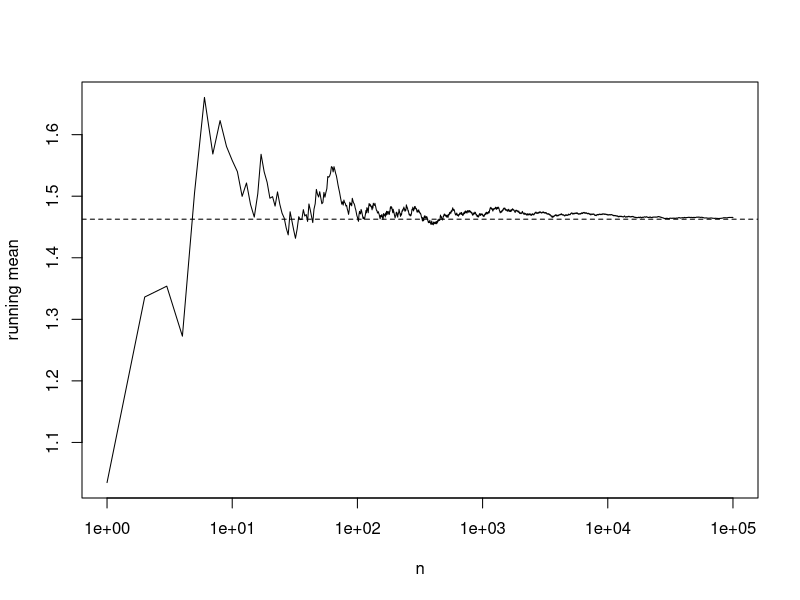
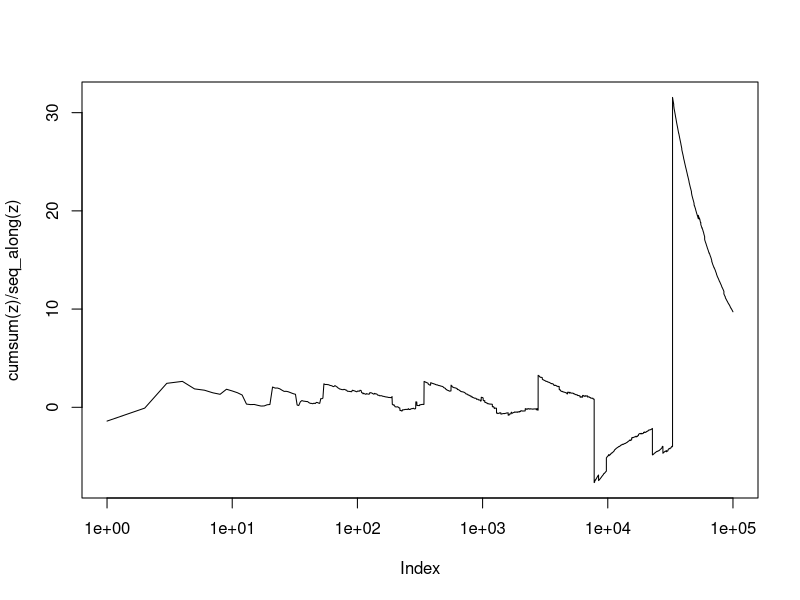

The R script that drew these images, in order:
## Monte Carlo Simulation lecture - R code for all examples (Computational Statistics)
## Givens & Hoeting, Computational Statistics 2nd ed., Chapter 6

## ================= mc_pi.R =================
## pi = 4 * P(U1^2 + U2^2 <= 1),  (U1, U2) ~ Unif(0,1)^2
set.seed(1)
n <- 10000
x <- runif(n); y <- runif(n)
inside <- (x^2 + y^2 <= 1)            # indicator h(X)
pi.hat <- 4 * mean(inside)
se     <- 4 * sd(inside) / sqrt(n)    # Monte Carlo standard error
c(pi.hat = pi.hat, se = se)

## ================= mc_integral.R =================
## mu = int_0^1 exp(x^2) dx = E[exp(U^2)],  U ~ Unif(0,1)
set.seed(2)
n <- 100000
h <- exp(runif(n)^2)                  # h(U_i)
mu.hat <- mean(h)
se     <- sd(h) / sqrt(n)
c(mu.hat = mu.hat, se = se,
  lower = mu.hat - 1.96 * se, upper = mu.hat + 1.96 * se)
integrate(function(x) exp(x^2), 0, 1)$value   # 1.462652 (check)

## running mean: law of large numbers
run <- cumsum(h) / seq_along(h)
plot(run, type = "l", log = "x", xlab = "n", ylab = "running mean")
abline(h = 1.462652, lty = 2)

## LLN fails without E|X| < Inf : Cauchy
z <- rcauchy(n)
plot(cumsum(z) / seq_along(z), type = "l", log = "x")

## ================= inv_cdf.R =================
## Exponential(rate = lambda):  F^{-1}(u) = -log(1 - u) / lambda
rexp_inv <- function(n, lambda) -log(1 - runif(n)) / lambda

## Cauchy(0, 1):  F^{-1}(u) = tan(pi * (u - 1/2))
rcauchy_inv <- function(n) tan(pi * (runif(n) - 0.5))

## Discrete: generalized inverse  F^-(u) = min{x : F(x) >= u}
rdiscrete <- function(n, vals, prob) {
  cp <- cumsum(prob)
  vals[findInterval(runif(n), cp) + 1]
}

## Truncated normal on (a, b):  F^{-1}(F(a) + U (F(b) - F(a)))
rtnorm <- function(n, mu, sd, a, b) {
  Fa <- pnorm(a, mu, sd); Fb <- pnorm(b, mu, sd)
  qnorm(Fa + runif(n) * (Fb - Fa), mu, sd)
}

set.seed(4)
x <- rexp_inv(10000, lambda = 2)
c(mean = mean(x), var = var(x))                 # theory: 0.5, 0.25
d <- rdiscrete(10000, vals = 0:3, prob = c(0.1, 0.3, 0.4, 0.2))
table(d) / 10000
t <- rtnorm(10000, 0, 1, a = 1, b = 3)
c(mean = mean(t), min = min(t), max = max(t))

## ================= rej_beta.R =================
## Target f: Beta(2.7, 6.3),  envelope e(x) = M * g(x),  g = Unif(0,1)
f <- function(x) dbeta(x, 2.7, 6.3)
M <- optimize(f, c(0, 1), maximum = TRUE)$objective   # sup f(x)

rej_beta <- function(n) {
  out <- numeric(0); tries <- 0
  while (length(out) < n) {
    y <- runif(n)                      # 1. Y ~ g
    u <- runif(n)                      # 2. U ~ Unif(0,1)
    out <- c(out, y[u <= f(y) / M])    # 3. accept if U <= f(Y)/e(Y)
    tries <- tries + n
  }
  list(x = out[1:n], acc.rate = length(out) / tries)
}
set.seed(5)
r <- rej_beta(10000)
c(M = M, theory = 1 / M, acc.rate = r$acc.rate,
  mean = mean(r$x), true.mean = 2.7 / 9)

## ================= rej_post.R =================
## Poisson data, lognormal prior: log(lambda) ~ N(log 4, 0.5^2)
x <- c(8, 3, 4, 3, 1, 7, 2, 6, 2, 7)
logL <- function(lam) sum(x) * log(lam) - length(x) * lam   # log L + const
lam.hat <- mean(x)                         # MLE maximizes L(lambda | x)

## q(lam) = prior(lam) * L(lam)  <=  prior(lam) * L(lam.hat) = e(lam)
rej_post <- function(n) {
  out <- numeric(0); tries <- 0
  while (length(out) < n) {
    y <- exp(rnorm(n, log(4), 0.5))        # Y ~ prior
    u <- runif(n)
    keep <- u <= exp(logL(y) - logL(lam.hat))  # q(Y)/e(Y) = L(Y)/L(lam.hat)
    out <- c(out, y[keep]); tries <- tries + n
  }
  list(lambda = out[1:n], acc.rate = length(out) / tries)
}
set.seed(7)
r <- rej_post(10000)
c(acc.rate = r$acc.rate, post.mean = mean(r$lambda),
  quantile(r$lambda, c(0.025, 0.975)))

## ================= sir.R =================
## Sampling Importance Resampling (Rubin, 1987)
sir <- function(n, m, rg, dg, df) {
  y <- rg(m)                                  # 1. Y_1..Y_m ~ g
  w <- df(y) / dg(y)                          # 2. importance weights
  w <- w / sum(w)                             #    standardized
  x <- sample(y, n, replace = TRUE, prob = w) # 3. resample n values
  list(x = x, ess = 1 / sum(w^2))             # effective sample size
}

## Slash distribution: Y = Z / U,  Z ~ N(0,1), U ~ Unif(0,1)
dslash <- function(y) ifelse(y == 0, 1 / (2 * sqrt(2 * pi)),
                             (1 - exp(-y^2 / 2)) / (y^2 * sqrt(2 * pi)))
rslash <- function(n) rnorm(n) / runif(n)

set.seed(8)
bad  <- sir(5000, 100000, rnorm,  dnorm,  dslash)  # target slash, g = N(0,1)
good <- sir(5000, 100000, rslash, dslash, dnorm)   # target N(0,1), g = slash
c(ess.bad = bad$ess, ess.good = good$ess)
quantile(bad$x,  c(0.01, 0.99))   # slash: very heavy tails (true ~ +-40)
quantile(good$x, c(0.01, 0.99))   # N(0,1): +-2.33

## ================= sir_post.R =================
## SIR for the same posterior: g = prior, weights = likelihood
x <- c(8, 3, 4, 3, 1, 7, 2, 6, 2, 7)
logL <- function(lam) sum(x) * log(lam) - length(x) * lam
set.seed(9)
m <- 100000; n <- 5000
y  <- exp(rnorm(m, log(4), 0.5))           # Y_i ~ prior
lw <- logL(y)                              # log weights  (prior cancels)
w  <- exp(lw - max(lw)); w <- w / sum(w)   # stable standardization
lam <- sample(y, n, replace = TRUE, prob = w)
c(ess = 1 / sum(w^2), post.mean = mean(lam),
  quantile(lam, c(0.025, 0.975)))
